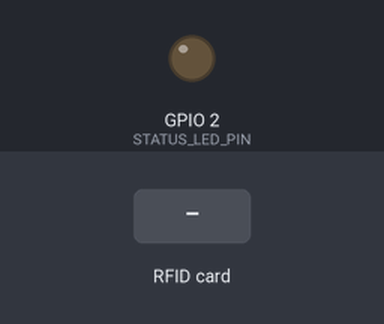
Bench run of a sketch on a simulated ESP32. On the bench: output pins drawn as LEDs (lit = HIGH). The test bench sets the inputs (shaded band). WiFi joins after 1.5 s; servers stay silent unless stated; uploads are accepted with an empty reply; random numbers use the default seed unless the sketch sets one; what the sketch prints to the serial monitor is not drawn.

Above: at 3.0 s.
3.1 s: RFID card 5E 7A 19 C4 held to the reader
At 3.26 s:
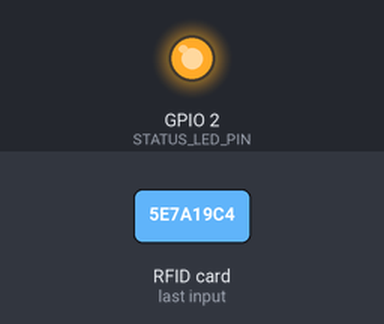
Timing chart, 0 to 6.1 s (numbered marks = the images above; inputs shaded):
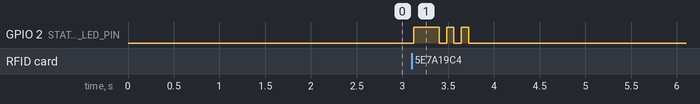

Measured:
- after the input at 3.1 s, GPIO 2 (STATUS_LED_PIN): LOW → HIGH at once, then repeats every 0.16 s: LOW 0.08 s, HIGH 0.08 s, until it stays LOW from 3.7 s

The sketch:

esp32_rfid_attendance.ino
```cpp
// ESP32 + RC522 RFID attendance scanner for the Sameta ERP.
//   card → UID (upper-case hex) → POST {cardUid, deviceId, eventId} with X-Device-Key → server decides everything.
// The firmware knows no employees: who the card belongs to, shifts, lateness and duplicates are all server-side.
//
// Setup: copy config.example.h to config.h and fill it in. Libraries: "MFRC522" (miguelbalboa) from the Library Manager;
// WiFi and HTTPClient come with the ESP32 Arduino core. Board: ESP32 Dev Module. Serial Monitor: 115200 baud.
//
// Plain HTTP is only for a trusted local hackathon network. See README.md for HTTPS in deployment.

#include <SPI.h>
#include <WiFi.h>
#include <HTTPClient.h>
#include <MFRC522.h>
#include "config.h"

#define PIN_SS   5
#define PIN_RST  22
#define PIN_SCK  18
#define PIN_MISO 19
#define PIN_MOSI 23

const uint8_t  MAX_ATTEMPTS = 3;           // per scan, same eventId each time so the server never counts it twice
const uint16_t HTTP_TIMEOUT_MS = 15000;   // the backend talks to a remote database: a scan can take 4-7 s
const uint32_t WIFI_RETRY_MS = 10000;
const uint32_t READER_CHECK_MS = 30000;

MFRC522 rfid(PIN_SS, PIN_RST);
String lastUid;
uint32_t lastUidAt = 0;
uint32_t lastWifiTry = 0;
uint32_t lastReaderCheck = 0;
uint32_t scanCounter = 0;

// ---- helpers --------------------------------------------------------------------------------------------------------

String uidHex(const MFRC522::Uid &uid) {
  String s;
  for (byte i = 0; i < uid.size; i++) {
    if (uid.uidByte[i] < 0x10) s += '0';
    s += String(uid.uidByte[i], HEX);
  }
  s.toUpperCase();
  return s;
}

/** Unique per scan, also across reboots: DEVICE_ID + random boot id + counter. */
String newEventId() {
  static uint32_t bootId = esp_random();
  char buf[64];
  snprintf(buf, sizeof(buf), "%s-%08lX-%lu", DEVICE_ID, (unsigned long)bootId, (unsigned long)++scanCounter);
  return String(buf);
}

void led(bool on) {
  if (STATUS_LED_PIN >= 0) digitalWrite(STATUS_LED_PIN, on ? HIGH : LOW);
}

void blink(uint8_t times, uint16_t ms) {
  for (uint8_t i = 0; i < times; i++) { led(true); delay(ms); led(false); delay(ms); }
}

/** Value of a top-level "key":"value" string in the JSON response (enough for status / message / name). */
String jsonString(const String &body, const char *key) {
  String needle = String("\"") + key + "\":\"";
  int start = body.indexOf(needle);
  if (start < 0) return "";
  start += needle.length();
  int end = body.indexOf('"', start);
  return end < 0 ? "" : body.substring(start, end);
}

// ---- Wi-Fi ----------------------------------------------------------------------------------------------------------

void connectWifi(bool blocking) {
  if (WiFi.status() == WL_CONNECTED) return;
  if (!blocking && millis() - lastWifiTry < WIFI_RETRY_MS) return;
  lastWifiTry = millis();
  Serial.printf("[wifi] connecting to %s ...\n", WIFI_SSID);
  WiFi.mode(WIFI_STA);
  WiFi.setAutoReconnect(true);
  WiFi.begin(WIFI_SSID, WIFI_PASSWORD);
  if (!blocking) return;
  for (int i = 0; i < 40 && WiFi.status() != WL_CONNECTED; i++) { delay(250); Serial.print('.'); }
  Serial.println();
  if (WiFi.status() == WL_CONNECTED) {
    Serial.printf("[wifi] connected, IP %s, RSSI %d dBm\n", WiFi.localIP().toString().c_str(), WiFi.RSSI());
  } else {
    Serial.println("[wifi] not connected yet; will keep retrying in the background");
  }
}

// ---- server ---------------------------------------------------------------------------------------------------------

/** Send one scan. Retries only network failures and 5xx; a 4xx is final (fix the config, not the network). */
void sendScan(const String &uid) {
  String eventId = newEventId();
  String payload = String("{\"cardUid\":\"") + uid + "\",\"deviceId\":\"" + DEVICE_ID + "\",\"eventId\":\"" + eventId + "\"}";

  for (uint8_t attempt = 1; attempt <= MAX_ATTEMPTS; attempt++) {
    if (WiFi.status() != WL_CONNECTED) {
      Serial.println("[scan] Wi-Fi down, reconnecting before sending");
      connectWifi(true);
      if (WiFi.status() != WL_CONNECTED) { delay(500 * attempt); continue; }
    }

    HTTPClient http;
    http.setTimeout(HTTP_TIMEOUT_MS);
    http.setConnectTimeout(HTTP_TIMEOUT_MS);
    if (!http.begin(API_URL)) {
      Serial.println("[scan] bad API_URL in config.h");
      return;
    }
    http.addHeader("Content-Type", "application/json");
    http.addHeader("X-Device-Key", DEVICE_KEY);         // never printed
    int code = http.POST(payload);
    String body = code > 0 ? http.getString() : "";
    http.end();

    if (code == 200) {
      String status = jsonString(body, "status");
      String name = jsonString(body, "name");
      String message = jsonString(body, "message");
      Serial.printf("[scan] %s -> %s%s%s | %s\n", uid.c_str(), status.c_str(), name.length() ? " | " : "", name.c_str(), message.c_str());
      if (status == "accepted") blink(1, 300);
      else blink(3, 80);                                   // duplicate / unknown / rejected
      return;
    }
    if (code == 401 || code == 403) {
      Serial.printf("[scan] HTTP %d: the server refused this scanner. Check DEVICE_ID / DEVICE_KEY and that the scanner is active.\n", code);
      blink(5, 60);
      return;
    }
    if (code >= 400 && code < 500) {
      Serial.printf("[scan] HTTP %d: request rejected: %s\n", code, jsonString(body, "message").c_str());
      blink(5, 60);
      return;
    }
    // network error (code < 0) or server error: retry with the same eventId
    Serial.printf("[scan] attempt %u/%u failed: %s\n", attempt, MAX_ATTEMPTS,
                  code < 0 ? HTTPClient::errorToString(code).c_str() : (String("HTTP ") + code).c_str());
    delay(500 * attempt);
  }
  Serial.printf("[scan] giving up on %s after %u attempts. Is the backend running and reachable at API_URL?\n", uid.c_str(), MAX_ATTEMPTS);
  blink(5, 60);
}

// ---- reader ---------------------------------------------------------------------------------------------------------

bool readerAlive() {
  byte v = rfid.PCD_ReadRegister(MFRC522::VersionReg);
  return v != 0x00 && v != 0xFF;
}

void initReader() {
  SPI.begin(PIN_SCK, PIN_MISO, PIN_MOSI, PIN_SS);
  rfid.PCD_Init();
  delay(50);
  byte v = rfid.PCD_ReadRegister(MFRC522::VersionReg);
  Serial.printf("[rfid] RC522 version 0x%02X %s\n", v, readerAlive() ? "(ok)" : "(NOT detected: check wiring and 3.3 V)");
}

// ---- main -----------------------------------------------------------------------------------------------------------

void setup() {
  Serial.begin(115200);
  delay(200);
  if (STATUS_LED_PIN >= 0) pinMode(STATUS_LED_PIN, OUTPUT);
  Serial.printf("\nSameta RFID scanner %s -> %s\n", DEVICE_ID, API_URL);   // the key is deliberately not logged
  initReader();
  connectWifi(true);
}

void loop() {
  connectWifi(false);

  if (millis() - lastReaderCheck > READER_CHECK_MS) {   // a loose wire or brown-out can reset the RC522
    lastReaderCheck = millis();
    if (!readerAlive()) { Serial.println("[rfid] reader not responding, re-initialising"); initReader(); }
  }

  if (!rfid.PICC_IsNewCardPresent() || !rfid.PICC_ReadCardSerial()) return;
  String uid = uidHex(rfid.uid);
  rfid.PICC_HaltA();
  rfid.PCD_StopCrypto1();

  if (uid == lastUid && millis() - lastUidAt < LOCAL_REPEAT_MS) return;   // card still on the reader
  lastUid = uid;
  lastUidAt = millis();

  Serial.printf("[rfid] card %s\n", uid.c_str());
  led(true);
  sendScan(uid);
  led(false);
}
```

config.example.h
```cpp
// Copy this file to config.h (same folder) and fill in your values. config.h is git-ignored: never commit it.
#pragma once

// Wi-Fi (2.4 GHz only; the ESP32 cannot join 5 GHz networks)
#define WIFI_SSID     "YOUR_WIFI_NAME"
#define WIFI_PASSWORD "YOUR_WIFI_PASSWORD"

// The ERP backend. Use the laptop's LAN IP (ipconfig → IPv4 Address), NOT localhost / 127.0.0.1:
// on the ESP32, "localhost" is the ESP32 itself.
#define API_URL "http://10.184.54.76:4000/api/v1/iot/rfid-scan"   // re-check with ipconfig if the Wi-Fi changes

// Demo scanner GATE_01 is registered by `npm run seed:rfid`; its key is RFID_DEMO_DEVICE_KEY in server/.env.
// (Other scanners: RFID attendance → Scanners → Register, key shown once.) DEVICE_ID must match exactly.
#define DEVICE_ID  "GATE_01"
#define DEVICE_KEY "PASTE_THE_64_CHARACTER_DEVICE_KEY_HERE"

// The same card held on the reader is sent once per this many milliseconds (the server also ignores
// repeats within RFID_DUPLICATE_WINDOW_SEC, 3 s by default).
#define LOCAL_REPEAT_MS 3000

// Optional status LED (most DevKits have a blue LED on GPIO 2). Set to -1 to disable.
#define STATUS_LED_PIN 2
```
